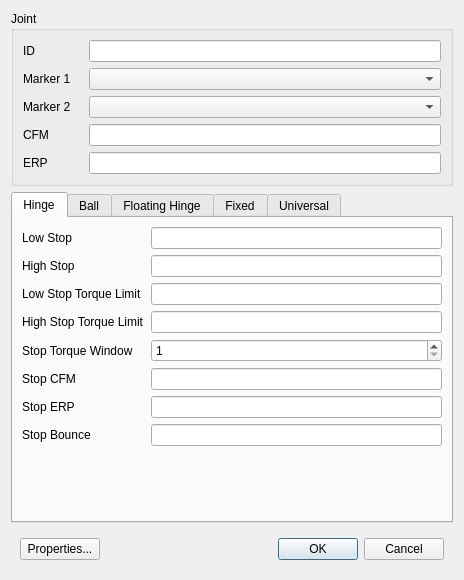
<?xml version="1.0" encoding="UTF-8"?>
<ui version="4.0">
 <class>DialogJoints</class>
 <widget class="QDialog" name="DialogJoints">
  <property name="geometry">
   <rect>
    <x>0</x>
    <y>0</y>
    <width>464</width>
    <height>580</height>
   </rect>
  </property>
  <property name="windowTitle">
   <string>Create/Edit Joint</string>
  </property>
  <layout class="QVBoxLayout" name="verticalLayout">
   <item>
    <widget class="QGroupBox" name="groupBox">
     <property name="title">
      <string>Joint</string>
     </property>
     <layout class="QGridLayout" name="gridLayout">
      <item row="3" column="0">
       <widget class="QLabel" name="label_4">
        <property name="text">
         <string>CFM</string>
        </property>
       </widget>
      </item>
      <item row="0" column="1">
       <widget class="LineEditUniqueName" name="lineEditJointID"/>
      </item>
      <item row="2" column="1">
       <widget class="QComboBox" name="comboBoxMarker2"/>
      </item>
      <item row="1" column="1">
       <widget class="QComboBox" name="comboBoxMarker1"/>
      </item>
      <item row="0" column="0">
       <widget class="QLabel" name="label">
        <property name="minimumSize">
         <size>
          <width>60</width>
          <height>0</height>
         </size>
        </property>
        <property name="text">
         <string>ID</string>
        </property>
       </widget>
      </item>
      <item row="4" column="0">
       <widget class="QLabel" name="label_5">
        <property name="text">
         <string>ERP</string>
        </property>
       </widget>
      </item>
      <item row="1" column="0">
       <widget class="QLabel" name="label_2">
        <property name="text">
         <string>Marker 1</string>
        </property>
       </widget>
      </item>
      <item row="2" column="0">
       <widget class="QLabel" name="label_3">
        <property name="text">
         <string>Marker 2</string>
        </property>
       </widget>
      </item>
      <item row="3" column="1">
       <widget class="LineEditDouble" name="lineEditCFM"/>
      </item>
      <item row="4" column="1">
       <widget class="LineEditDouble" name="lineEditERP"/>
      </item>
     </layout>
    </widget>
   </item>
   <item>
    <widget class="QTabWidget" name="tabWidget">
     <property name="currentIndex">
      <number>0</number>
     </property>
     <widget class="QWidget" name="tab">
      <attribute name="title">
       <string>Hinge</string>
      </attribute>
      <layout class="QGridLayout" name="gridLayout_2">
       <item row="8" column="0">
        <spacer name="verticalSpacer_2">
         <property name="orientation">
          <enum>Qt::Vertical</enum>
         </property>
         <property name="sizeHint" stdset="0">
          <size>
           <width>20</width>
           <height>40</height>
          </size>
         </property>
        </spacer>
       </item>
       <item row="6" column="0">
        <widget class="QLabel" name="label_12">
         <property name="text">
          <string>Stop ERP</string>
         </property>
        </widget>
       </item>
       <item row="0" column="0">
        <widget class="QLabel" name="label_6">
         <property name="text">
          <string>Low Stop</string>
         </property>
        </widget>
       </item>
       <item row="3" column="1">
        <widget class="LineEditDouble" name="lineEditHingeHighStopTorqueLimit"/>
       </item>
       <item row="6" column="1">
        <widget class="LineEditDouble" name="lineEditHingeStopERP"/>
       </item>
       <item row="7" column="1">
        <widget class="LineEditDouble" name="lineEditHingeStopBounce"/>
       </item>
       <item row="2" column="1">
        <widget class="LineEditDouble" name="lineEditHingeLowStopTorqueLimit"/>
       </item>
       <item row="5" column="0">
        <widget class="QLabel" name="label_11">
         <property name="text">
          <string>Stop CFM</string>
         </property>
        </widget>
       </item>
       <item row="4" column="0">
        <widget class="QLabel" name="label_10">
         <property name="text">
          <string>Stop Torque Window</string>
         </property>
        </widget>
       </item>
       <item row="3" column="0">
        <widget class="QLabel" name="label_9">
         <property name="text">
          <string>High Stop Torque Limit</string>
         </property>
        </widget>
       </item>
       <item row="0" column="1">
        <widget class="LineEditDouble" name="lineEditHingeLowStop"/>
       </item>
       <item row="7" column="0">
        <widget class="QLabel" name="label_13">
         <property name="text">
          <string>Stop Bounce</string>
         </property>
        </widget>
       </item>
       <item row="4" column="1">
        <widget class="QSpinBox" name="spinBoxHingeTorqueWindow">
         <property name="minimum">
          <number>1</number>
         </property>
         <property name="maximum">
          <number>999999999</number>
         </property>
        </widget>
       </item>
       <item row="1" column="0">
        <widget class="QLabel" name="label_7">
         <property name="text">
          <string>High Stop</string>
         </property>
        </widget>
       </item>
       <item row="5" column="1">
        <widget class="LineEditDouble" name="lineEditHingeStopCFM"/>
       </item>
       <item row="1" column="1">
        <widget class="LineEditDouble" name="lineEditHingeHighStop"/>
       </item>
       <item row="2" column="0">
        <widget class="QLabel" name="label_8">
         <property name="text">
          <string>Low Stop Torque Limit</string>
         </property>
        </widget>
       </item>
      </layout>
     </widget>
     <widget class="QWidget" name="tab_2">
      <attribute name="title">
       <string>Ball</string>
      </attribute>
      <layout class="QGridLayout" name="gridLayout_4">
       <item row="1" column="0">
        <widget class="QLabel" name="label_19">
         <property name="text">
          <string>Low Stop 0</string>
         </property>
        </widget>
       </item>
       <item row="0" column="1">
        <widget class="QComboBox" name="comboBoxBallMode">
         <item>
          <property name="text">
           <string>No Stops</string>
          </property>
         </item>
         <item>
          <property name="text">
           <string>Fixed Euler</string>
          </property>
         </item>
         <item>
          <property name="text">
           <string>User Euler</string>
          </property>
         </item>
        </widget>
       </item>
       <item row="6" column="0">
        <widget class="QLabel" name="label_26">
         <property name="text">
          <string>High Stop 2</string>
         </property>
        </widget>
       </item>
       <item row="1" column="1">
        <widget class="LineEditDouble" name="lineEditBallLowStop0"/>
       </item>
       <item row="3" column="0">
        <widget class="QLabel" name="label_25">
         <property name="text">
          <string>Low Stop 1</string>
         </property>
        </widget>
       </item>
       <item row="2" column="1">
        <widget class="LineEditDouble" name="lineEditBallHighStop0"/>
       </item>
       <item row="5" column="0">
        <widget class="QLabel" name="label_27">
         <property name="text">
          <string>Low Stop 2</string>
         </property>
        </widget>
       </item>
       <item row="3" column="1">
        <widget class="LineEditDouble" name="lineEditBallLowStop1"/>
       </item>
       <item row="7" column="0">
        <spacer name="verticalSpacer_3">
         <property name="orientation">
          <enum>Qt::Vertical</enum>
         </property>
         <property name="sizeHint" stdset="0">
          <size>
           <width>20</width>
           <height>40</height>
          </size>
         </property>
        </spacer>
       </item>
       <item row="2" column="0">
        <widget class="QLabel" name="label_17">
         <property name="text">
          <string>High Stop 0</string>
         </property>
        </widget>
       </item>
       <item row="6" column="1">
        <widget class="LineEditDouble" name="lineEditBallHighStop2"/>
       </item>
       <item row="4" column="1">
        <widget class="LineEditDouble" name="lineEditBallHighStop1"/>
       </item>
       <item row="4" column="0">
        <widget class="QLabel" name="label_24">
         <property name="text">
          <string>High Stop 1</string>
         </property>
        </widget>
       </item>
       <item row="5" column="1">
        <widget class="LineEditDouble" name="lineEditBallLowStop2"/>
       </item>
       <item row="0" column="0">
        <widget class="QLabel" name="label_21">
         <property name="text">
          <string>Mode</string>
         </property>
        </widget>
       </item>
      </layout>
     </widget>
     <widget class="QWidget" name="tab_3">
      <attribute name="title">
       <string>Floating Hinge</string>
      </attribute>
      <layout class="QGridLayout" name="gridLayout_3">
       <item row="0" column="1">
        <widget class="LineEditDouble" name="lineEditFloatingHingeLowStop"/>
       </item>
       <item row="2" column="0">
        <spacer name="verticalSpacer">
         <property name="orientation">
          <enum>Qt::Vertical</enum>
         </property>
         <property name="sizeHint" stdset="0">
          <size>
           <width>20</width>
           <height>40</height>
          </size>
         </property>
        </spacer>
       </item>
       <item row="0" column="0">
        <widget class="QLabel" name="label_15">
         <property name="text">
          <string>Low Stop</string>
         </property>
        </widget>
       </item>
       <item row="1" column="1">
        <widget class="LineEditDouble" name="lineEditFloatingHingeHighStop"/>
       </item>
       <item row="1" column="0">
        <widget class="QLabel" name="label_16">
         <property name="text">
          <string>High Stop</string>
         </property>
        </widget>
       </item>
      </layout>
     </widget>
     <widget class="QWidget" name="tab_4">
      <attribute name="title">
       <string>Fixed</string>
      </attribute>
      <layout class="QGridLayout" name="gridLayout_5">
       <item row="0" column="0">
        <widget class="QLabel" name="label_28">
         <property name="text">
          <string>Stress Calculation Type</string>
         </property>
        </widget>
       </item>
       <item row="0" column="1">
        <widget class="QComboBox" name="comboBoxFixedStressCalculationType">
         <item>
          <property name="text">
           <string>None</string>
          </property>
         </item>
         <item>
          <property name="text">
           <string>Beam Low Pass</string>
          </property>
         </item>
         <item>
          <property name="text">
           <string>Spring Low Pass</string>
          </property>
         </item>
         <item>
          <property name="text">
           <string>Beam Moving Average</string>
          </property>
         </item>
         <item>
          <property name="text">
           <string>Spring Moving Average</string>
          </property>
         </item>
        </widget>
       </item>
       <item row="1" column="0">
        <widget class="QLabel" name="label_35">
         <property name="text">
          <string>Stress Bitmap</string>
         </property>
        </widget>
       </item>
       <item row="1" column="1">
        <widget class="LineEditPath" name="lineEditFixedStressBitmap"/>
       </item>
       <item row="2" column="0">
        <widget class="QLabel" name="label_31">
         <property name="text">
          <string>Stress Bitmap Pixel Size</string>
         </property>
        </widget>
       </item>
       <item row="2" column="1">
        <widget class="LineEditDouble" name="lineEditFixedStressBitmapPixelSize"/>
       </item>
       <item row="3" column="0">
        <widget class="QLabel" name="label_32">
         <property name="text">
          <string>Stress Limit</string>
         </property>
        </widget>
       </item>
       <item row="3" column="1">
        <widget class="LineEditDouble" name="lineEditFixedStressLimit"/>
       </item>
       <item row="4" column="0">
        <widget class="QLabel" name="label_33">
         <property name="text">
          <string>Cutoff Frequency</string>
         </property>
        </widget>
       </item>
       <item row="4" column="1">
        <widget class="LineEditDouble" name="lineEditFixedStressCutoffFrequency"/>
       </item>
       <item row="5" column="0">
        <widget class="QLabel" name="label_34">
         <property name="text">
          <string>Window</string>
         </property>
        </widget>
       </item>
       <item row="5" column="1">
        <widget class="QSpinBox" name="spinBoxFixedStressWindow">
         <property name="minimum">
          <number>1</number>
         </property>
         <property name="maximum">
          <number>999999999</number>
         </property>
        </widget>
       </item>
       <item row="6" column="0">
        <widget class="QLabel" name="label_14">
         <property name="text">
          <string>Late Fix</string>
         </property>
        </widget>
       </item>
       <item row="6" column="1">
        <widget class="QCheckBox" name="checkBoxLateFix">
         <property name="text">
          <string/>
         </property>
        </widget>
       </item>
       <item row="7" column="0">
        <spacer name="verticalSpacer_4">
         <property name="orientation">
          <enum>Qt::Vertical</enum>
         </property>
         <property name="sizeHint" stdset="0">
          <size>
           <width>20</width>
           <height>149</height>
          </size>
         </property>
        </spacer>
       </item>
      </layout>
     </widget>
     <widget class="QWidget" name="tab_5">
      <attribute name="title">
       <string>Universal</string>
      </attribute>
      <layout class="QGridLayout" name="gridLayout_6">
       <item row="10" column="0">
        <spacer name="verticalSpacer_5">
         <property name="orientation">
          <enum>Qt::Vertical</enum>
         </property>
         <property name="sizeHint" stdset="0">
          <size>
           <width>20</width>
           <height>19</height>
          </size>
         </property>
        </spacer>
       </item>
       <item row="1" column="0">
        <widget class="QLabel" name="label_37">
         <property name="text">
          <string>High Stop 1</string>
         </property>
        </widget>
       </item>
       <item row="8" column="0">
        <widget class="QLabel" name="label_38">
         <property name="text">
          <string>Stop 1 Bounce</string>
         </property>
        </widget>
       </item>
       <item row="3" column="0">
        <widget class="QLabel" name="label_44">
         <property name="text">
          <string>High Stop 2</string>
         </property>
        </widget>
       </item>
       <item row="4" column="1">
        <widget class="LineEditDouble" name="lineEditUniversalStopCFM1"/>
       </item>
       <item row="6" column="0">
        <widget class="QLabel" name="label_43">
         <property name="text">
          <string>Stop 2 CFM</string>
         </property>
        </widget>
       </item>
       <item row="5" column="1">
        <widget class="LineEditDouble" name="lineEditUniversalStopERP1"/>
       </item>
       <item row="9" column="0">
        <widget class="QLabel" name="label_45">
         <property name="text">
          <string>Stop 2 Bounce</string>
         </property>
        </widget>
       </item>
       <item row="8" column="1">
        <widget class="LineEditDouble" name="lineEditUniversalStopBounce1"/>
       </item>
       <item row="5" column="0">
        <widget class="QLabel" name="label_39">
         <property name="text">
          <string>Stop 1 ERP</string>
         </property>
        </widget>
       </item>
       <item row="0" column="1">
        <widget class="LineEditDouble" name="lineEditUniversalLowStop1"/>
       </item>
       <item row="7" column="0">
        <widget class="QLabel" name="label_46">
         <property name="text">
          <string>Stop 2 ERP</string>
         </property>
        </widget>
       </item>
       <item row="6" column="1">
        <widget class="LineEditDouble" name="lineEditUniversalStopCFM2"/>
       </item>
       <item row="9" column="1">
        <widget class="LineEditDouble" name="lineEditUniversalStopBounce2"/>
       </item>
       <item row="7" column="1">
        <widget class="LineEditDouble" name="lineEditUniversalStopERP2"/>
       </item>
       <item row="1" column="1">
        <widget class="LineEditDouble" name="lineEditUniversalHighStop1"/>
       </item>
       <item row="2" column="1">
        <widget class="LineEditDouble" name="lineEditUniversalLowStop2"/>
       </item>
       <item row="0" column="0">
        <widget class="QLabel" name="label_41">
         <property name="text">
          <string>Low Stop 1</string>
         </property>
        </widget>
       </item>
       <item row="3" column="1">
        <widget class="LineEditDouble" name="lineEditUniversalHighStop2"/>
       </item>
       <item row="4" column="0">
        <widget class="QLabel" name="label_36">
         <property name="text">
          <string>Stop 1 CFM</string>
         </property>
        </widget>
       </item>
       <item row="2" column="0">
        <widget class="QLabel" name="label_48">
         <property name="text">
          <string>Low Stop 2</string>
         </property>
        </widget>
       </item>
      </layout>
     </widget>
    </widget>
   </item>
   <item>
    <widget class="QWidget" name="widget" native="true">
     <layout class="QHBoxLayout" name="horizontalLayout">
      <item>
       <widget class="QPushButton" name="pushButtonProperties">
        <property name="text">
         <string>Properties...</string>
        </property>
       </widget>
      </item>
      <item>
       <spacer name="horizontalSpacer">
        <property name="orientation">
         <enum>Qt::Horizontal</enum>
        </property>
        <property name="sizeHint" stdset="0">
         <size>
          <width>263</width>
          <height>20</height>
         </size>
        </property>
       </spacer>
      </item>
      <item>
       <widget class="QPushButton" name="pushButtonOK">
        <property name="text">
         <string>OK</string>
        </property>
        <property name="default">
         <bool>true</bool>
        </property>
       </widget>
      </item>
      <item>
       <widget class="QPushButton" name="pushButtonCancel">
        <property name="text">
         <string>Cancel</string>
        </property>
       </widget>
      </item>
     </layout>
    </widget>
   </item>
  </layout>
 </widget>
 <customwidgets>
  <customwidget>
   <class>LineEditDouble</class>
   <extends>QLineEdit</extends>
   <header>LineEditDouble.h</header>
  </customwidget>
  <customwidget>
   <class>LineEditPath</class>
   <extends>QLineEdit</extends>
   <header>LineEditPath.h</header>
  </customwidget>
  <customwidget>
   <class>LineEditUniqueName</class>
   <extends>QLineEdit</extends>
   <header>LineEditUniqueName.h</header>
  </customwidget>
 </customwidgets>
 <tabstops>
  <tabstop>lineEditJointID</tabstop>
  <tabstop>comboBoxMarker1</tabstop>
  <tabstop>comboBoxMarker2</tabstop>
  <tabstop>tabWidget</tabstop>
  <tabstop>lineEditHingeLowStop</tabstop>
  <tabstop>lineEditHingeHighStop</tabstop>
  <tabstop>lineEditHingeLowStopTorqueLimit</tabstop>
  <tabstop>lineEditHingeHighStopTorqueLimit</tabstop>
  <tabstop>spinBoxHingeTorqueWindow</tabstop>
  <tabstop>lineEditHingeStopCFM</tabstop>
  <tabstop>lineEditHingeStopERP</tabstop>
  <tabstop>lineEditHingeStopBounce</tabstop>
  <tabstop>comboBoxBallMode</tabstop>
  <tabstop>lineEditBallLowStop0</tabstop>
  <tabstop>lineEditBallHighStop0</tabstop>
  <tabstop>lineEditBallLowStop1</tabstop>
  <tabstop>lineEditBallHighStop1</tabstop>
  <tabstop>lineEditBallLowStop2</tabstop>
  <tabstop>lineEditBallHighStop2</tabstop>
  <tabstop>lineEditFloatingHingeLowStop</tabstop>
  <tabstop>lineEditFloatingHingeHighStop</tabstop>
  <tabstop>comboBoxFixedStressCalculationType</tabstop>
  <tabstop>lineEditFixedStressBitmap</tabstop>
  <tabstop>lineEditFixedStressBitmapPixelSize</tabstop>
  <tabstop>lineEditFixedStressLimit</tabstop>
  <tabstop>lineEditFixedStressCutoffFrequency</tabstop>
  <tabstop>spinBoxFixedStressWindow</tabstop>
  <tabstop>lineEditUniversalLowStop1</tabstop>
  <tabstop>lineEditUniversalHighStop1</tabstop>
  <tabstop>lineEditUniversalLowStop2</tabstop>
  <tabstop>lineEditUniversalHighStop2</tabstop>
  <tabstop>lineEditUniversalStopCFM1</tabstop>
  <tabstop>lineEditUniversalStopERP1</tabstop>
  <tabstop>lineEditUniversalStopCFM2</tabstop>
  <tabstop>lineEditUniversalStopERP2</tabstop>
  <tabstop>lineEditUniversalStopBounce1</tabstop>
  <tabstop>lineEditUniversalStopBounce2</tabstop>
  <tabstop>pushButtonOK</tabstop>
  <tabstop>pushButtonCancel</tabstop>
 </tabstops>
 <resources/>
 <connections/>
</ui>
